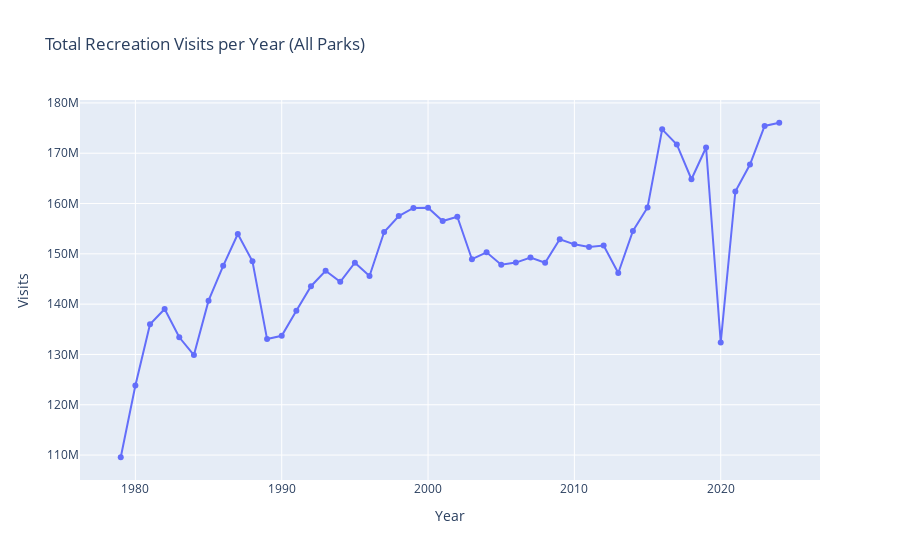

Notebook cell for this chart:
### Code cell
#Totals by year (interactive)
yearly = df.groupby("Year", as_index=False)["Recreation Visits"].sum()

fig = px.line(
    yearly, x="Year", y="Recreation Visits",
    title="Total Recreation Visits per Year (All Parks)",
    markers=True
)
fig.update_layout(yaxis_title="Visits", xaxis_title="Year")
fig.show()

### Figure 1 — Plotly figure (JSON) as saved in the notebook; plotly's stock layout.template omitted (floating-point values rounded to 4 significant figures)
{"data": [{"hovertemplate": "Year=%{x}<br>Recreation Visits=%{y}<extra></extra>", "legendgroup": "", "line": {"color": "#636efa", "dash": "solid"}, "marker": {"symbol": "circle"}, "mode": "lines+markers", "name": "", "orientation": "v", "showlegend": false, "type": "scatter", "x": [1979, 1980, 1981, 1982, 1983, 1984, 1985, 1986, 1987, 1988, 1989, 1990, 1991, 1992, 1993, 1994, 1995, 1996, 1997, 1998, 1999, 2000, 2001, 2002, 2003, 2004, 2005, 2006, 2007, 2008, 2009, 2010, 2011, 2012, 2013, 2014, 2015, 2016, 2017, 2018, 2019, 2020, 2021, 2022, 2023, 2024], "xaxis": "x", "y": [109563109, 123821678, 135995442, 139033228, 133403727, 129867432, 140689503, 147607593, 153943399, 148519747, 133056976, 133716306, 138685957, 143558730, 146635598, 144432333, 148248806, 145575490, 154328855, 157498176, 159126005, 159164999, 156513995, 157364004, 148926736, 150299175, 147824349, 148259453, 149279984, 148240687, 152887205, 151888213, 151373281, 151639234, 146196883, 154549114, 159214595, 174741662, 171739054, 164828572, 171142620, 132367743, 162404042, 167759188, 175421210, 176057038], "yaxis": "y"}], "layout": {"legend": {"tracegroupgap": 0}, "title": {"text": "Total Recreation Visits per Year (All Parks)"}, "xaxis": {"anchor": "y", "domain": [0, 1], "title": {"text": "Year"}}, "yaxis": {"anchor": "x", "domain": [0, 1], "title": {"text": "Visits"}}}}
